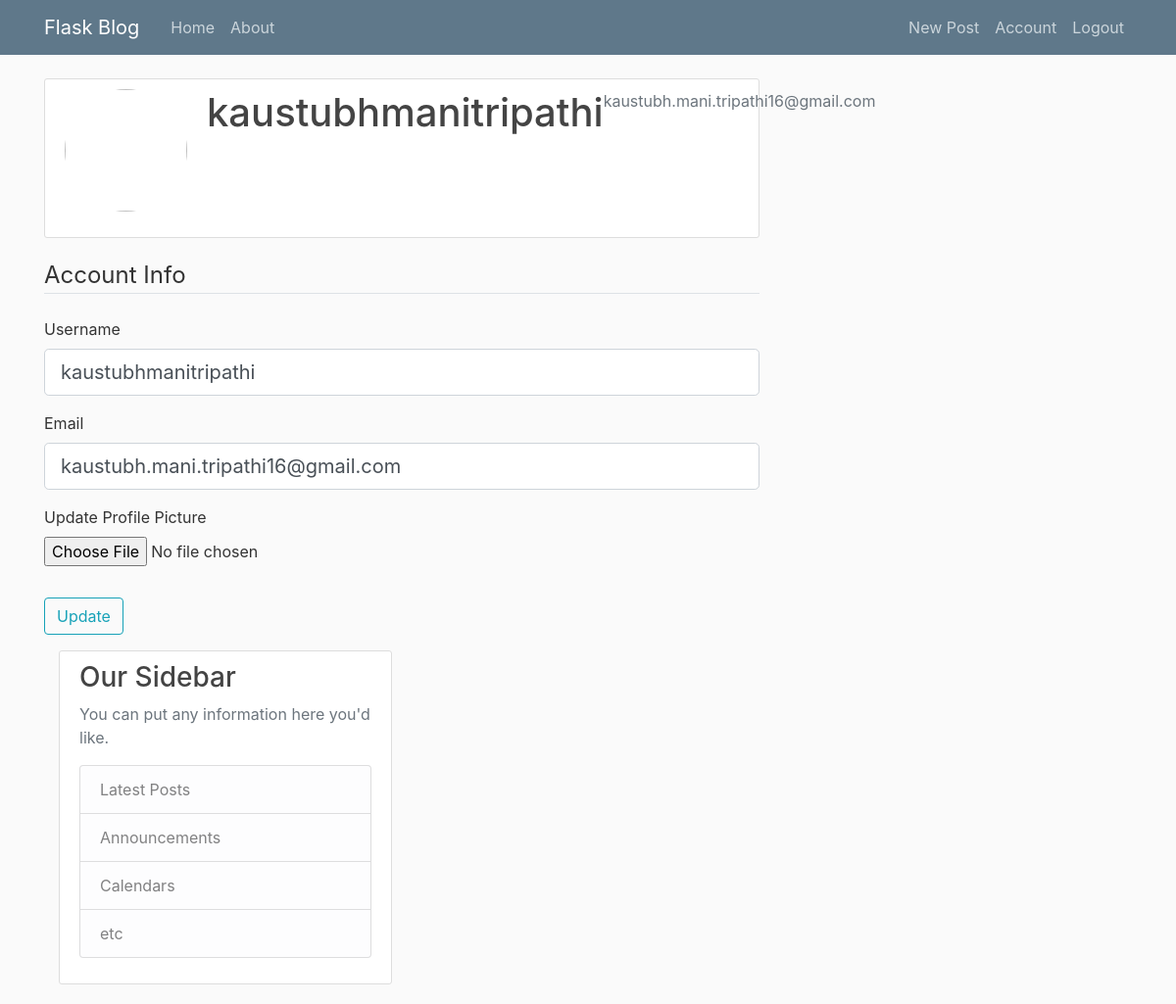
Page /account (signed in) on the committed database.
### flask_blog/models.py (models this page shows, shortened)
class User(db.Model, UserMixin):
    id = db.Column(db.Integer, primary_key=True)
    username = db.Column(db.String(20), unique=True, nullable=False)
    email = db.Column(db.String(120), unique=True, nullable=False)
    image_file = db.Column(db.String(20), nullable=False, default='default.jpg')
    password = db.Column(db.String(60), nullable=False)
    posts = db.relationship('Post', backref='author', lazy=True)

### flask_blog/route.py (the view)
@app.route("/account", methods=['GET', 'POST'])
@login_required
def account():
    form = UpdateAccountForm()
    if form.validate_on_submit():
        if form.picture.data:
            picture_file = save_picture(form.picture.data)
            current_user.image_file = picture_file
        current_user.username = form.username.data
        current_user.email = form.email.data
        db.session.commit()
        flash('Your account has been updated!', 'success')
        return redirect(url_for('account'))
    elif request.method == 'GET':
        form.username.data = current_user.username
        form.email.data = current_user.email
    image_file = url_for('static', filename='profile_pics/' + current_user.image_file)
    return render_template('account.html', title='Account',
                           image_file=image_file, form=form)

### flask_blog/forms.py (shortened to what this page needs)
class UpdateAccountForm(FlaskForm):
    username = StringField('Username',
                           validators=[DataRequired(), Length(min=2, max=20)])
    email = StringField('Email',
                        validators=[DataRequired(), Email()])
    picture = FileField('Update Profile Picture', validators=[FileAllowed(['jpg', 'png'])])
    submit = SubmitField('Update')

### flask_blog/models.py (called while the page is built)
@login_manager.user_loader
def load_user(user_id):
    return User.query.get(int(user_id))

### flask_blog/templates/account.html (shortened to what this page needs)
{% extends "layout.html" %}
{% block content %}
    <div class="content-section">
        <div class="media">
            <img class="rounded-circle account-img" src="{{ image_file }}>
            <div class="media-body">
                <h2 class="account-heading">{{ current_user.username }}</h2>
                <p class="text-secondary">{{ current_user.email }}</p>
            </div>
        </div>
        <form method="POST" action="" enctype="multipart/form-data">
            <fieldset class="form-group">
                <legend class="border-bottom mb-4">Account Info</legend>
                <div class="form-group">
                    {{ form.username.label(class="form-control-label") }}
                    {% if form.username.errors %}
                        {{ form.username(class="form-control form-control-lg is-invalid") }}
                        <div class="invalid-feedback">
                            {% for error in form.username.errors %}
                                <span>{{ error }}</span>
                            {% endfor %}
                        </div>
                    {% else %}
                        {{ form.username(class="form-control form-control-lg") }}
                    {% endif %}
                </div>
                <div class="form-group">
                    {{ form.email.label(class="form-control-label") }}
                    {% if form.email.errors %}
                        {{ form.email(class="form-control form-control-lg is-invalid") }}
                        <div class="invalid-feedback">
                            {% for error in form.email.errors %}
                                <span>{{ error }}</span>
                            {% endfor %}
                        </div>
                    {% else %}
                        {{ form.email(class="form-control form-control-lg") }}
                    {% endif %}
                </div>
                <div class="form-group">
                    {{ form.picture.label() }}
                    {{ form.picture(class="form-control-file") }}
                </div>
            </fieldset>
            <div class="form-group">
                {{ form.submit(class="btn btn-outline-info") }}
            </div>
        </form>
    </div>
{% endblock content %}

### flask_blog/static/main.css (style rules this page uses)
body { background: #fafafa; color: #333333; margin-top: 5rem; }
h1, h2, h3, h4, h5, h6 { color: #444444; }
.content-section { background: #ffffff; padding: 10px 20px; border: 1px solid #dddddd; border-radius: 3px; margin-bottom: 20px; }
.account-img { height: 125px; width: 125px; margin-right: 20px; margin-bottom: 16px; }
.account-heading { font-size: 2.5rem; }

### rows in the picture
User: username "kaustubhmanitripathi", email "kaustubh.mani.tripathi16@gmail.com"
